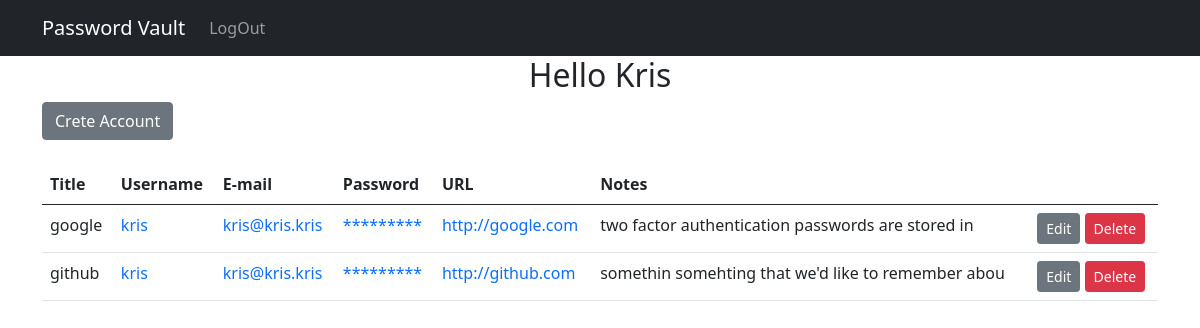
/accounts/ (signed in), run on an earlier commit of the app's database.
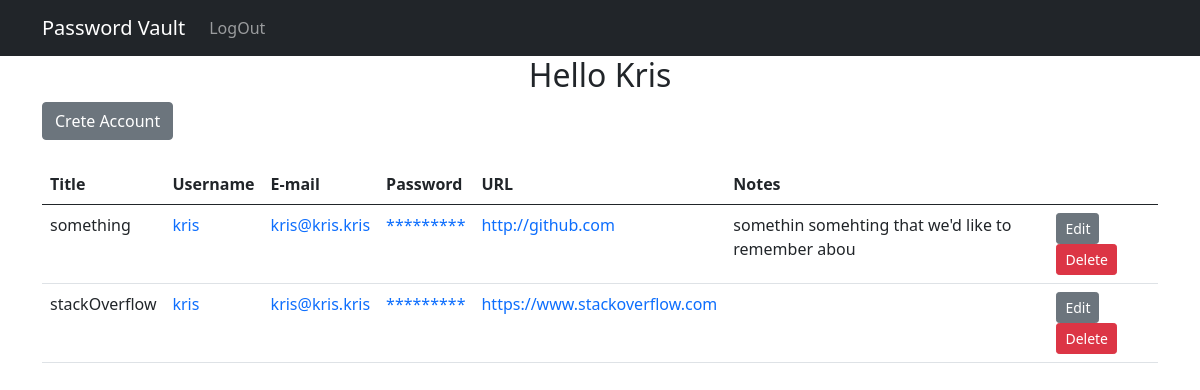
And on a later commit of the database.
### manager/models.py (models this page shows, shortened)
class Account(models.Model):
    user = models.ForeignKey(User, on_delete=models.CASCADE)
    title = models.CharField(max_length=200)
    url = models.URLField(blank=True)
    username = models.CharField(max_length=100, blank=True)
    password = models.CharField(max_length=100, blank=True)
    email = models.EmailField(blank=True)
    notes = models.TextField(blank=True)

### manager/views.py (the view)
# urls.py: path('accounts/', AccountListView.as_view(), name='accounts'),
class AccountListView(LoginRequiredMixin, ListView):
    template_name = 'manager/main.html'
    model = Account
    context_object_name = 'accounts'
    def get_context_data(self, **kwargs):
        context = super().get_context_data(**kwargs)
        context['accounts'] = context['accounts'].filter(user=self.request.user)
        return context

### manager/templates/manager/main.html (shortened to what this page needs)
{% extends 'base.html' %}
{% block page_content %}
{% include 'navbar.html' %}
<div class="container">
    {% if user.is_authenticated %}
    <h2>Hello {{ user.username|capfirst }}</h2>
    <a class="btn btn-secondary" href="{% url 'new_account' %}" >Crete Account</a>
    <br><br>
    <table class="table">
        <thead>
            <tr>
                <th>Title</th>
                <th>Username</th>
                <th>E-mail</th>
                <th>Password</th>
                <th>URL</th>
                <th>Notes</th>
                <th></th>
            </tr>
        </thead>
        <tbody>
            {% for account in accounts %}
            <tr>
                <td>{{ account.title }}</td>
                <td><a class="tc to-clp" href="#" data={{ account.username }}>{{ account.username }}</a></td>
                <td><a class="tc to-clp" href="#" data={{ account.email }}>{{ account.email }}</a></td>
                <td>
                    <a class="tc to-clp" href="#" data={{ account.password }}>*********</a>
                </td>
                <td><a href="{{ account.url }}" target="_blank">{{ account.url }}</a></td>
                <td>{{ account.notes|slice:":50" }}</td>
                <td>
                    <a class="btn btn-sm btn-secondary" href="{% url 'edit' account.id %}">Edit</a>
                    <form action="{% url 'delete' account.id %}" method="POST" style="display: inline;">
                        <button class="btn btn-danger btn-sm" type="submit" onclick="return confirm('Deleting this account will cause all of the information to be lost.\nDo you wish to continue?')">Delete</button></button>
                    </form>
                </td>
            </tr>
            {% endfor %}
        </tbody>
    </table>
    {% else %}
    <h1>You have no permission to be here</h1>
    {% endif %}
</div>
{% endblock %}

### manager/templates/base.html (shortened to what this page needs)
{% load static %}
<!doctype html>
<html lang="en">
  <head>
    <link rel="stylesheet" href="https://cdnjs.cloudflare.com/ajax/libs/font-awesome/5.15.4/css/all.min.css" />
    <link href="https://cdn.jsdelivr.net/npm/bootstrap@5.0.2/dist/css/bootstrap.min.css" rel="stylesheet">
    <link rel="stylesheet" href="{% static 'css/style.css' %}">
  </head>
  <body>
    {% block page_content %}
    {% endblock %}
  </body>
</html>

### manager/templates/navbar.html (shortened to what this page needs)
<nav class="nav navbar navbar-expand-lg navbar-dark bg-dark justify-content-end">
    <div class="container">
      {% if user.is_authenticated %}
      <a class="navbar-brand" href="{% url 'accounts' %}">Password Vault</a>
      {% else %}
      <a class="navbar-brand" href="{% url 'index' %}">Password Vault</a>
      {% endif %}
      <div class="collapse navbar-collapse" id="navbarNavAltMarkup">
        <div class="navbar-nav">
          {% if user.is_authenticated %}
          <a class="nav-link" href="{% url 'logout' %}" >LogOut</a>
          {% else %}
          <a class="nav-link active" aria-current="page" href="{% url 'login' %}">Login</a>
          <a class="nav-link" href="{% url 'signup' %}">Sign Up</a>
          {% endif %}
        </div>
      </div>
    </div>
  </nav>

### static/css/style.css (style rules this page uses)
h1, h2 { text-align: center; }
a { text-decoration: none; }

What changed in the data, as far as the page shows it:
removed Account: title "google", username "kris", email "kris@kris.kris", url "http://google.com", notes "two factor authentication passwords are stored in"
changed Account "http://github.com": title "github" → "something"
added Account: title "stackOverflow", username "kris", email "kris@kris.kris", url "https://www.stackoverflow.com"
